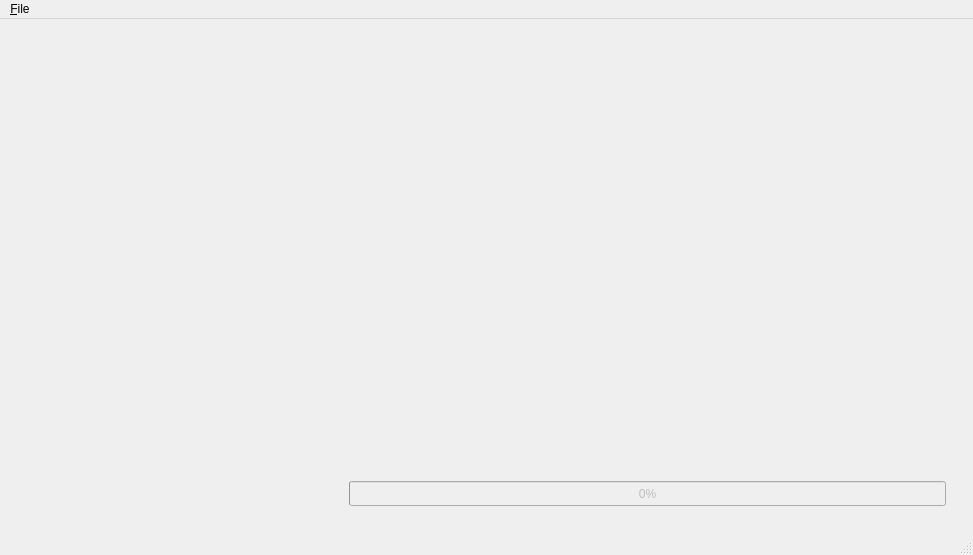
<?xml version="1.0" encoding="UTF-8"?>
<ui version="4.0">
 <class>MainWindow</class>
 <widget class="QMainWindow" name="MainWindow">
  <property name="geometry">
   <rect>
    <x>0</x>
    <y>0</y>
    <width>973</width>
    <height>555</height>
   </rect>
  </property>
  <property name="windowTitle">
   <string>BAMline 4D CT Reco </string>
  </property>
  <widget class="QWidget" name="centralwidget">
   <layout class="QHBoxLayout" name="horizontalLayout_5" stretch="1,2">
    <property name="sizeConstraint">
     <enum>QLayout::SetDefaultConstraint</enum>
    </property>
    <item>
     <widget class="QWidget" name="leftPannel" native="true">
      <layout class="QVBoxLayout" name="verticalLayout_2" stretch=""/>
     </widget>
    </item>
    <item>
     <widget class="QWidget" name="rightpannel" native="true">
      <layout class="QVBoxLayout" name="verticalLayout" stretch="10,1">
       <item>
        <widget class="QWidget" name="rightUpper" native="true">
         <layout class="QVBoxLayout" name="verticalLayout_4"/>
        </widget>
       </item>
       <item>
        <widget class="QWidget" name="rightLower" native="true">
         <layout class="QVBoxLayout" name="verticalLayout_3">
          <item>
           <widget class="QProgressBar" name="progressBar">
            <property name="enabled">
             <bool>false</bool>
            </property>
            <property name="sizePolicy">
             <sizepolicy hsizetype="Minimum" vsizetype="Preferred">
              <horstretch>0</horstretch>
              <verstretch>0</verstretch>
             </sizepolicy>
            </property>
            <property name="value">
             <number>0</number>
            </property>
           </widget>
          </item>
         </layout>
        </widget>
       </item>
      </layout>
     </widget>
    </item>
   </layout>
  </widget>
  <widget class="QMenuBar" name="menubar">
   <property name="geometry">
    <rect>
     <x>0</x>
     <y>0</y>
     <width>973</width>
     <height>21</height>
    </rect>
   </property>
   <widget class="QMenu" name="menu_File">
    <property name="title">
     <string>&amp;File</string>
    </property>
    <addaction name="action_Import_Folder_s"/>
    <addaction name="action_Settings"/>
    <addaction name="action_Exit"/>
   </widget>
   <addaction name="menu_File"/>
  </widget>
  <widget class="QStatusBar" name="statusbar"/>
  <action name="action_Import_Folder_s">
   <property name="text">
    <string>&amp;Import Folder(s)</string>
   </property>
  </action>
  <action name="action_Settings">
   <property name="text">
    <string>&amp;Settings</string>
   </property>
  </action>
  <action name="action_Exit">
   <property name="text">
    <string>&amp;Exit</string>
   </property>
  </action>
 </widget>
 <resources/>
 <connections>
  <connection>
   <sender>action_Exit</sender>
   <signal>triggered()</signal>
   <receiver>MainWindow</receiver>
   <slot>close()</slot>
   <hints>
    <hint type="sourcelabel">
     <x>-1</x>
     <y>-1</y>
    </hint>
    <hint type="destinationlabel">
     <x>344</x>
     <y>270</y>
    </hint>
   </hints>
  </connection>
 </connections>
</ui>
